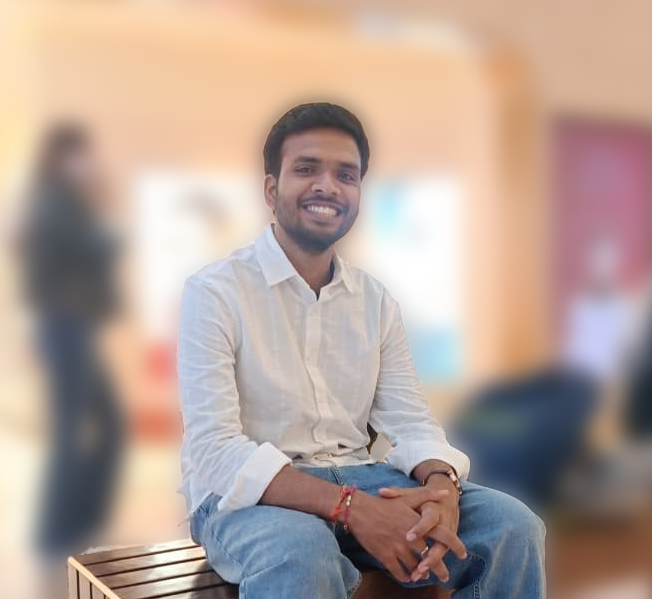
#> input picture PROFILE2.png, 652 x 599 px
$ python process_portrait_test.py
#> lines starting #> are read from the running program, lines starting #| are printed output that depends on the picture; after the words box and inside, x2 and y2 are one past the last pixel; in counts of white or black regions, pixels touching at a corner belong together
import os
import math
import random
import numpy as np
from PIL import Image, ImageEnhance, ImageOps, ImageFilter
from scipy.spatial.distance import cdist

def process_portrait(image_path, target_w=300, target_h=340):
#> called with image_path = 'PROFILE2.png', target_w = 300, target_h = 340
    img = Image.open(image_path).convert("RGBA")
#> img is the input picture: PIL image 652x599 RGBA; mean R, G, B, A 181.8, 162, 152.7, 255

    # 1. Background segmentation / mask creation
    # Extract alpha or segment based on background color
    bg = Image.new("RGBA", img.size, (255, 255, 255, 255))
#> bg: PIL image 652x599 RGBA; every value is 255
    alpha_composite = Image.alpha_composite(bg, img).convert("RGB")

    # Crop to head and shoulders framing
    w, h = alpha_composite.size
#> w = 652; h = 599
    # Focus on upper portion / center for head and shoulders
    crop_box = (int(w * 0.05), int(h * 0.05), int(w * 0.95), int(h * 0.95))
#> crop_box = (32, 29, 619, 569)
    cropped = alpha_composite.crop(crop_box)
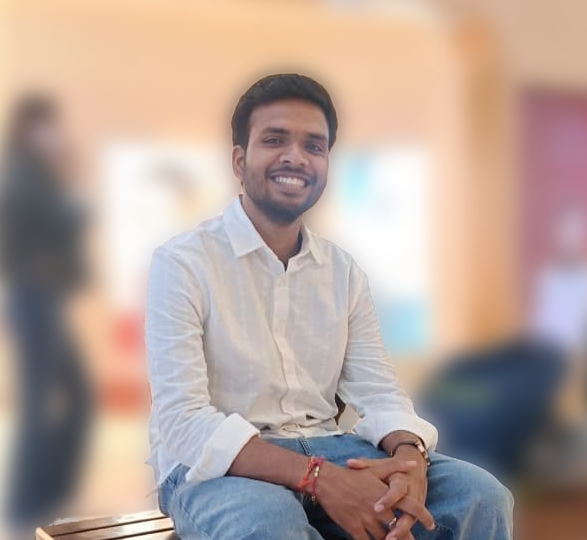
#> cropped: PIL image 587x540 RGB; mean R, G, B 181.6, 162.7, 154.4

    # Resize to 300x340
    resized = cropped.resize((target_w, target_h), Image.Resampling.LANCZOS)
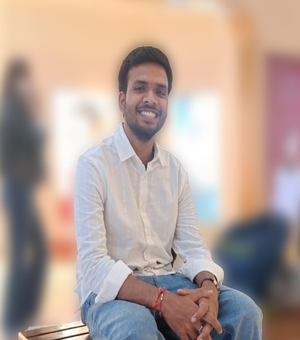
#> resized: PIL image 300x340 RGB; mean R, G, B 181.6, 162.7, 154.4

    # Contrast 1.3x with autocontrast(cutoff=1) + UnsharpMask(radius=3, percent=140)
    gray = resized.convert("L")
    auto_gray = ImageOps.autocontrast(gray, cutoff=1)
    sharp_gray = auto_gray.filter(ImageFilter.UnsharpMask(radius=3, percent=140))
    enhancer = ImageEnhance.Contrast(sharp_gray)
    contrasted = enhancer.enhance(1.3)
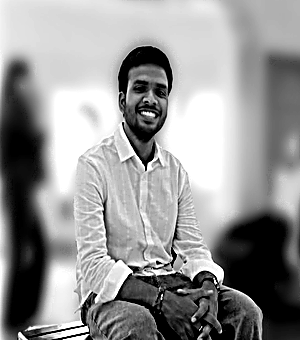
#> contrasted: PIL image 300x340 L; min 0, max 255, mean 149

    arr = np.array(contrasted, dtype=float)

    # Dark Mode Masking: segment subject from background
    # Background in photo is light/whiteish or uniform, subject is darker/medium
    # Subject mask: 1 where subject is, 0 for background
    # Background thresholding:
    bg_thresh = 220
    subject_mask = (arr < bg_thresh).astype(float)
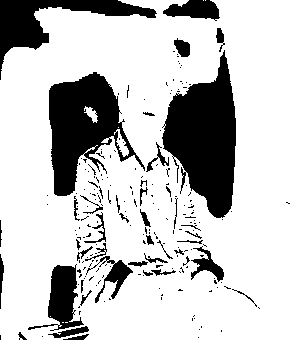
#> subject_mask: shape (340, 300) float64; values 0 (black) and 1 (white), 77.7% white; 216 black regions (173 under 20 px), largest, box (x1, y1, x2, y2) and area: (162, 50, 236, 218) 7413, (49, 72, 145, 196) 5888, (0, 0, 157, 80) 3337

    # 1-bit Floyd-Steinberg dither (serpentine order)
    # For Dark Mode: dots draw lit subject (bright parts of subject)
    # For Light Mode: dots draw dark parts of photo

    def floyd_steinberg_dither(input_arr, dark_mode=False, mask=None):
#> called with dark_mode = True
        h, w = input_arr.shape
#> h = 340; w = 300
        img_data = input_arr.copy()
        output = np.zeros((h, w), dtype=int)

        for y in range(h):
            # Serpentine scanning
            x_range = range(w) if y % 2 == 0 else range(w - 1, -1, -1)
            direction = 1 if y % 2 == 0 else -1

            for x in x_range:
                old_val = img_data[y, x]

                if dark_mode:
                    # In dark mode, lit/brighter parts of subject produce dots
                    # Range 0 (dark) to 255 (bright)
                    new_val = 255 if old_val > 128 else 0
                    if mask is not None and mask[y, x] == 0:
                        new_val = 0
                    output[y, x] = 1 if new_val == 255 else 0
                else:
                    # In light mode, darker parts produce dots
                    new_val = 0 if old_val < 128 else 255
                    output[y, x] = 1 if new_val == 0 else 0

                err = old_val - new_val

                # Distribute error
                if 0 <= x + direction < w:
                    img_data[y, x + direction] += err * (7 / 16)
                if y + 1 < h:
                    if 0 <= x - direction < w:
                        img_data[y + 1, x - direction] += err * (3 / 16)
                    img_data[y + 1, x] += err * (5 / 16)
                    if 0 <= x + direction < w:
                        img_data[y + 1, x + direction] += err * (1 / 16)
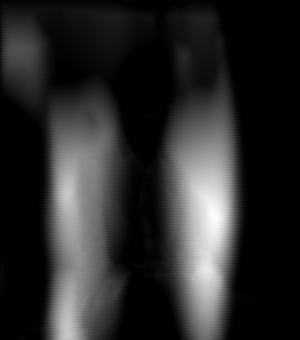
#> img_data: shape (340, 300) float64; min -91.56, max 59386.4, mean 9942; drawn with min black and max white
#> output: shape (340, 300) int64; values 0 (black) and 1 (white), 52.8% white; 812 black regions (773 under 20 px), largest, box (x1, y1, x2, y2) and area: (49, 42, 236, 218) 16794, (232, 0, 300, 340) 10488, (0, 97, 84, 340) 9174

        return output

    dots_dark = floyd_steinberg_dither(arr, dark_mode=True, mask=subject_mask)
    dots_light = floyd_steinberg_dither(arr, dark_mode=False)
#> call 2 of floyd_steinberg_dither, with dark_mode = False
#> after the loop in floyd_steinberg_dither (call 2), `for y in range(h):`:
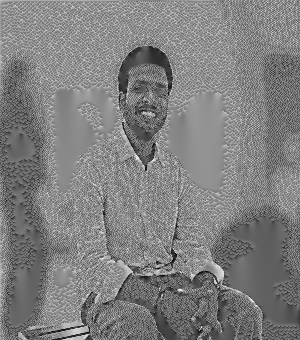
#> img_data: shape (340, 300) float64; min -81.49, max 354.5, mean 137; drawn with min black and max white
#> after the loop in floyd_steinberg_dither (call 2), `for y in range(h):`:
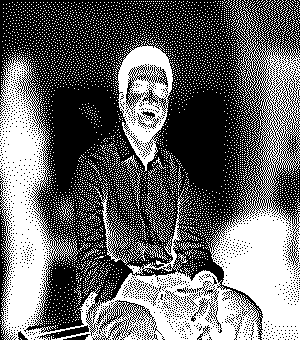
#> output: shape (340, 300) int64; values 0 (black) and 1 (white), 41.6% white; 5465 white regions (5445 under 20 px), largest, box (x1, y1, x2, y2) and area: (0, 53, 261, 340) 17999, (206, 0, 300, 340) 12068, (115, 39, 174, 172) 3665

    return dots_dark, dots_light, target_w, target_h

print("Testing portrait processing...")
dark_dots, light_dots, w, h = process_portrait("PROFILE2.png")
#> w = 300; h = 340
print(f"Dark dots count: {np.sum(dark_dots)}, Light dots count: {np.sum(light_dots)}")
#| Dark dots count: 53886, Light dots count: 42419
